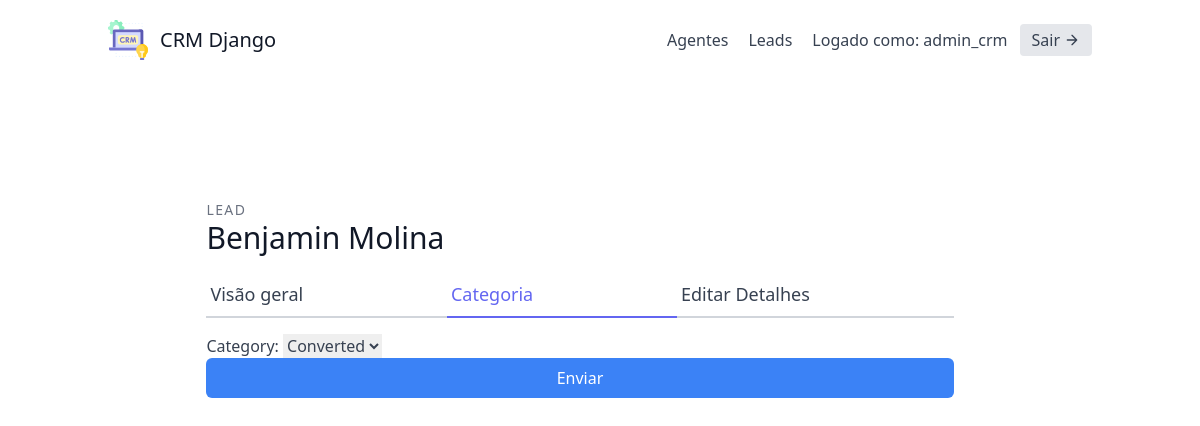
/leads/2/category/ (signed in), run on an earlier commit of the app's database.
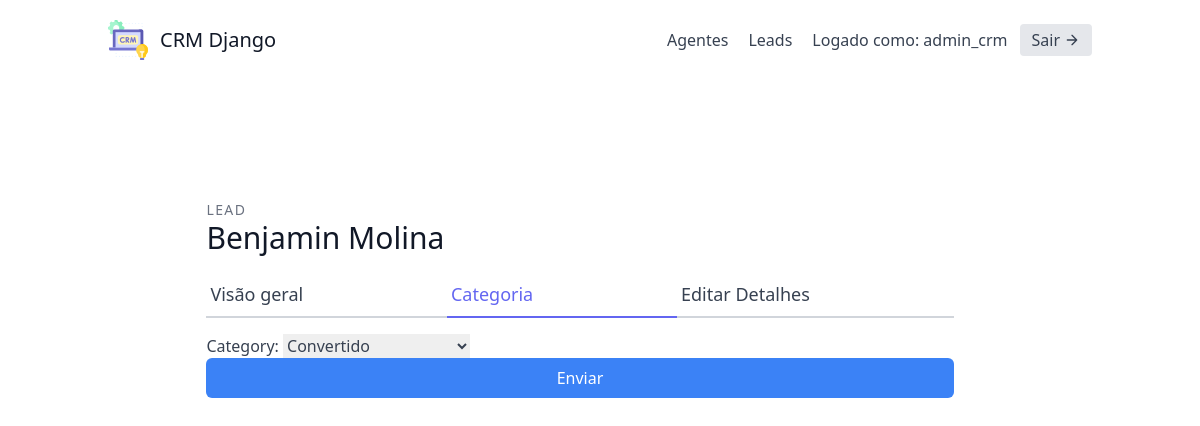
And on a later commit of the database.
### leads/models.py (models this page shows, shortened)
class Lead(models.Model):
    first_name = models.CharField(max_length=20)
    last_name = models.CharField(max_length=20)
    age = models.IntegerField(default=0)
    organisation = models.ForeignKey(UserProfile, on_delete=models.CASCADE)
    agent = models.ForeignKey("Agent", null=True, blank=True, on_delete=models.SET_NULL)
    category = models.ForeignKey("Category", related_name="leads", null=True, blank=True, on_delete=models.SET_NULL)
    description = models.TextField()
    date_added = models.DateTimeField(auto_now_add=True)
    phone_number = models.CharField(max_length=20)
    email = models.EmailField()
    profile_picture = models.ImageField(null=True, blank=True, upload_to="profile_pictures/")
    converted_date = models.DateTimeField(null=True, blank=True)
    objects = LeadManager()

### leads/views.py (the view, shortened to what this page needs)
# urls.py: path('<int:pk>/category/', LeadCategoryUpdateView.as_view(),
class LeadCategoryUpdateView(LoginRequiredMixin, generic.UpdateView):
    template_name = "leads/lead_category_update.html"
    form_class = LeadCategoryUpdateForm
    def get_queryset(self):
        user = self.request.user
        if user.is_organisor:
            queryset = Lead.objects.filter(organisation=user.userprofile)
        else:
            queryset = Lead.objects.filter(organisation=user.agent.organisation)
            queryset = queryset.filter(agent__user=user)
        return queryset

### leads/forms.py
class LeadCategoryUpdateForm(forms.ModelForm):
    class Meta:
        model = Lead
        fields = (
            'category',
        )

### leads/models.py (called while the page is built)
    def get_queryset(self):
        return super().get_queryset()

    def __str__(self):
        return self.name

### leads/templates/leads/lead_category_update.html (shortened to what this page needs)
{% extends "base.html" %}
{% load tailwind_filters %}
{% block content %}
<section class="text-gray-700 body-font overflow-hidden">
    <div class="container px-5 py-24 mx-auto">
      <div class="lg:w-4/5 mx-auto flex flex-wrap">
        <div class="w-full lg:pr-10 lg:py-6 mb-6 lg:mb-0">
            <h2 class="text-sm title-font text-gray-500 tracking-widest">LEAD</h2>
            <h1 class="text-gray-900 text-3xl title-font font-medium mb-4">{{ lead.first_name }} {{ lead.last_name }}</h1>
            <div class="flex mb-4">
                <a href="{% url 'leads:lead-detail' lead.pk %}" class="flex-grow border-b-2 border-gray-300 py-2 text-lg px-1">
                    Visão geral
                </a>
                <a href="{% url 'leads:lead-category-update' lead.pk %}" class="flex-grow text-indigo-500 border-b-2 border-indigo-500 py-2 text-lg px-1">
                    Categoria
                </a>
                <a href="{% url 'leads:lead-update' lead.pk %}" class="flex-grow border-b-2 border-gray-300 py-2 text-lg px-1">
                    Editar Detalhes
                </a>
            </div>
            <form form method="post">
                {{ form|crispy }}
                <button type="submit" class="w-full text-white bg-blue-500 hover:bg-blue-600 px-3 py-2 rounded-md">Enviar</button>
            </form>
        </div>
      </div>
    </div>
  </section>
{% endblock content %}

What changed in the data, as far as the page shows it:
changed Lead "Benjamin": category "Converted" → "Convertido"
